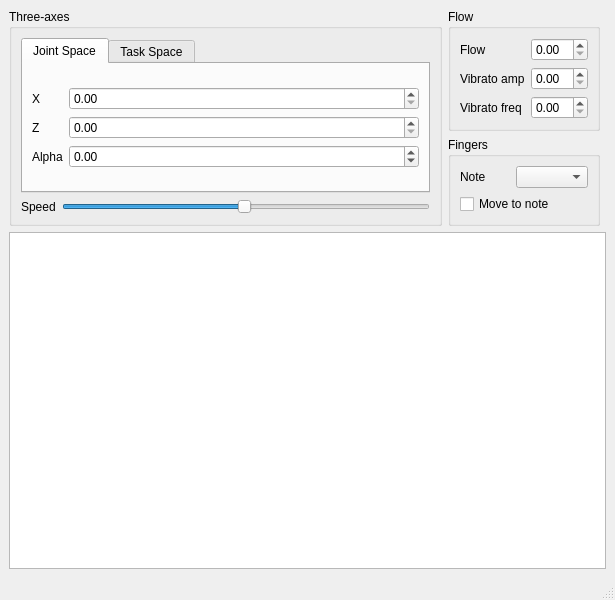
<?xml version="1.0" encoding="UTF-8"?>
<ui version="4.0">
 <class>MainWindow</class>
 <widget class="QMainWindow" name="MainWindow">
  <property name="geometry">
   <rect>
    <x>0</x>
    <y>0</y>
    <width>615</width>
    <height>600</height>
   </rect>
  </property>
  <property name="windowTitle">
   <string>MainWindow</string>
  </property>
  <widget class="QWidget" name="centralwidget">
   <layout class="QGridLayout" name="gridLayout">
    <item row="2" column="0" colspan="3">
     <widget class="QTableWidget" name="tableWidget"/>
    </item>
    <item row="1" column="1">
     <widget class="QGroupBox" name="groupBox_3">
      <property name="title">
       <string>Fingers</string>
      </property>
      <layout class="QGridLayout" name="gridLayout_7">
       <item row="0" column="1">
        <widget class="QComboBox" name="noteComboBox"/>
       </item>
       <item row="0" column="0">
        <widget class="QLabel" name="label_12">
         <property name="text">
          <string>Note</string>
         </property>
        </widget>
       </item>
       <item row="1" column="0" colspan="2">
        <widget class="QCheckBox" name="moveToNoteCheckBox">
         <property name="text">
          <string>Move to note</string>
         </property>
        </widget>
       </item>
      </layout>
     </widget>
    </item>
    <item row="0" column="0" rowspan="2">
     <widget class="QGroupBox" name="groupBox">
      <property name="title">
       <string>Three-axes</string>
      </property>
      <layout class="QGridLayout" name="gridLayout_3">
       <item row="0" column="0" colspan="2">
        <widget class="QTabWidget" name="tabWidget">
         <property name="currentIndex">
          <number>0</number>
         </property>
         <widget class="QWidget" name="tab">
          <attribute name="title">
           <string>Joint Space</string>
          </attribute>
          <layout class="QGridLayout" name="gridLayout_2">
           <item row="0" column="0">
            <layout class="QGridLayout" name="jointSpaceGrid">
             <item row="0" column="0">
              <widget class="QLabel" name="label_3">
               <property name="sizePolicy">
                <sizepolicy hsizetype="Maximum" vsizetype="Preferred">
                 <horstretch>0</horstretch>
                 <verstretch>0</verstretch>
                </sizepolicy>
               </property>
               <property name="text">
                <string>X</string>
               </property>
              </widget>
             </item>
             <item row="0" column="1">
              <widget class="QDoubleSpinBox" name="xSpinBox">
               <property name="maximum">
                <double>300.000000000000000</double>
               </property>
               <property name="singleStep">
                <double>0.500000000000000</double>
               </property>
              </widget>
             </item>
             <item row="2" column="0">
              <widget class="QLabel" name="label_5">
               <property name="sizePolicy">
                <sizepolicy hsizetype="Maximum" vsizetype="Preferred">
                 <horstretch>0</horstretch>
                 <verstretch>0</verstretch>
                </sizepolicy>
               </property>
               <property name="text">
                <string>Alpha</string>
               </property>
              </widget>
             </item>
             <item row="2" column="1">
              <widget class="QDoubleSpinBox" name="alphaSpinBox">
               <property name="minimum">
                <double>-45.000000000000000</double>
               </property>
               <property name="maximum">
                <double>45.000000000000000</double>
               </property>
               <property name="singleStep">
                <double>0.500000000000000</double>
               </property>
              </widget>
             </item>
             <item row="1" column="1">
              <widget class="QDoubleSpinBox" name="zSpinBox">
               <property name="maximum">
                <double>300.000000000000000</double>
               </property>
               <property name="singleStep">
                <double>0.500000000000000</double>
               </property>
              </widget>
             </item>
             <item row="1" column="0">
              <widget class="QLabel" name="label_4">
               <property name="sizePolicy">
                <sizepolicy hsizetype="Maximum" vsizetype="Preferred">
                 <horstretch>0</horstretch>
                 <verstretch>0</verstretch>
                </sizepolicy>
               </property>
               <property name="text">
                <string>Z</string>
               </property>
              </widget>
             </item>
            </layout>
           </item>
          </layout>
         </widget>
         <widget class="QWidget" name="tab_2">
          <attribute name="title">
           <string>Task Space</string>
          </attribute>
          <layout class="QGridLayout" name="gridLayout_6">
           <item row="0" column="0">
            <layout class="QGridLayout" name="taskSpaceGrid">
             <item row="2" column="0">
              <widget class="QLabel" name="label_8">
               <property name="sizePolicy">
                <sizepolicy hsizetype="Maximum" vsizetype="Preferred">
                 <horstretch>0</horstretch>
                 <verstretch>0</verstretch>
                </sizepolicy>
               </property>
               <property name="text">
                <string>Offset</string>
               </property>
              </widget>
             </item>
             <item row="2" column="1">
              <widget class="QDoubleSpinBox" name="offsetSpinBox">
               <property name="minimum">
                <double>-100.000000000000000</double>
               </property>
               <property name="maximum">
                <double>100.000000000000000</double>
               </property>
               <property name="singleStep">
                <double>0.500000000000000</double>
               </property>
              </widget>
             </item>
             <item row="0" column="0">
              <widget class="QLabel" name="label_6">
               <property name="sizePolicy">
                <sizepolicy hsizetype="Maximum" vsizetype="Preferred">
                 <horstretch>0</horstretch>
                 <verstretch>0</verstretch>
                </sizepolicy>
               </property>
               <property name="text">
                <string>R</string>
               </property>
              </widget>
             </item>
             <item row="1" column="1">
              <widget class="QDoubleSpinBox" name="thetaSpinBox">
               <property name="minimum">
                <double>0.000000000000000</double>
               </property>
               <property name="maximum">
                <double>90.000000000000000</double>
               </property>
               <property name="singleStep">
                <double>0.500000000000000</double>
               </property>
              </widget>
             </item>
             <item row="0" column="1">
              <widget class="QDoubleSpinBox" name="rSpinBox">
               <property name="maximum">
                <double>300.000000000000000</double>
               </property>
               <property name="singleStep">
                <double>0.500000000000000</double>
               </property>
              </widget>
             </item>
             <item row="1" column="0">
              <widget class="QLabel" name="label_7">
               <property name="sizePolicy">
                <sizepolicy hsizetype="Maximum" vsizetype="Preferred">
                 <horstretch>0</horstretch>
                 <verstretch>0</verstretch>
                </sizepolicy>
               </property>
               <property name="text">
                <string>Theta</string>
               </property>
              </widget>
             </item>
            </layout>
           </item>
          </layout>
         </widget>
        </widget>
       </item>
       <item row="1" column="0">
        <widget class="QLabel" name="label_2">
         <property name="text">
          <string>Speed</string>
         </property>
        </widget>
       </item>
       <item row="1" column="1">
        <widget class="QSlider" name="speedSlider1">
         <property name="minimum">
          <number>1</number>
         </property>
         <property name="maximum">
          <number>100</number>
         </property>
         <property name="value">
          <number>50</number>
         </property>
         <property name="orientation">
          <enum>Qt::Horizontal</enum>
         </property>
        </widget>
       </item>
      </layout>
     </widget>
    </item>
    <item row="0" column="1">
     <widget class="QGroupBox" name="groupBox_2">
      <property name="title">
       <string>Flow</string>
      </property>
      <layout class="QGridLayout" name="gridLayout_5">
       <item row="0" column="0">
        <widget class="QLabel" name="label_9">
         <property name="text">
          <string>Flow</string>
         </property>
        </widget>
       </item>
       <item row="0" column="1">
        <widget class="QDoubleSpinBox" name="flowSpinBox">
         <property name="maximum">
          <double>50.000000000000000</double>
         </property>
         <property name="singleStep">
          <double>0.500000000000000</double>
         </property>
        </widget>
       </item>
       <item row="1" column="0">
        <widget class="QLabel" name="label_10">
         <property name="text">
          <string>Vibrato amp</string>
         </property>
        </widget>
       </item>
       <item row="1" column="1">
        <widget class="QDoubleSpinBox" name="ampSpinBox">
         <property name="singleStep">
          <double>0.500000000000000</double>
         </property>
        </widget>
       </item>
       <item row="2" column="0">
        <widget class="QLabel" name="label_11">
         <property name="text">
          <string>Vibrato freq</string>
         </property>
        </widget>
       </item>
       <item row="2" column="1">
        <widget class="QDoubleSpinBox" name="freqSpinBox">
         <property name="singleStep">
          <double>0.500000000000000</double>
         </property>
        </widget>
       </item>
      </layout>
     </widget>
    </item>
   </layout>
  </widget>
  <widget class="QMenuBar" name="menubar">
   <property name="geometry">
    <rect>
     <x>0</x>
     <y>0</y>
     <width>615</width>
     <height>26</height>
    </rect>
   </property>
  </widget>
  <widget class="QStatusBar" name="statusbar"/>
 </widget>
 <resources/>
 <connections/>
</ui>
